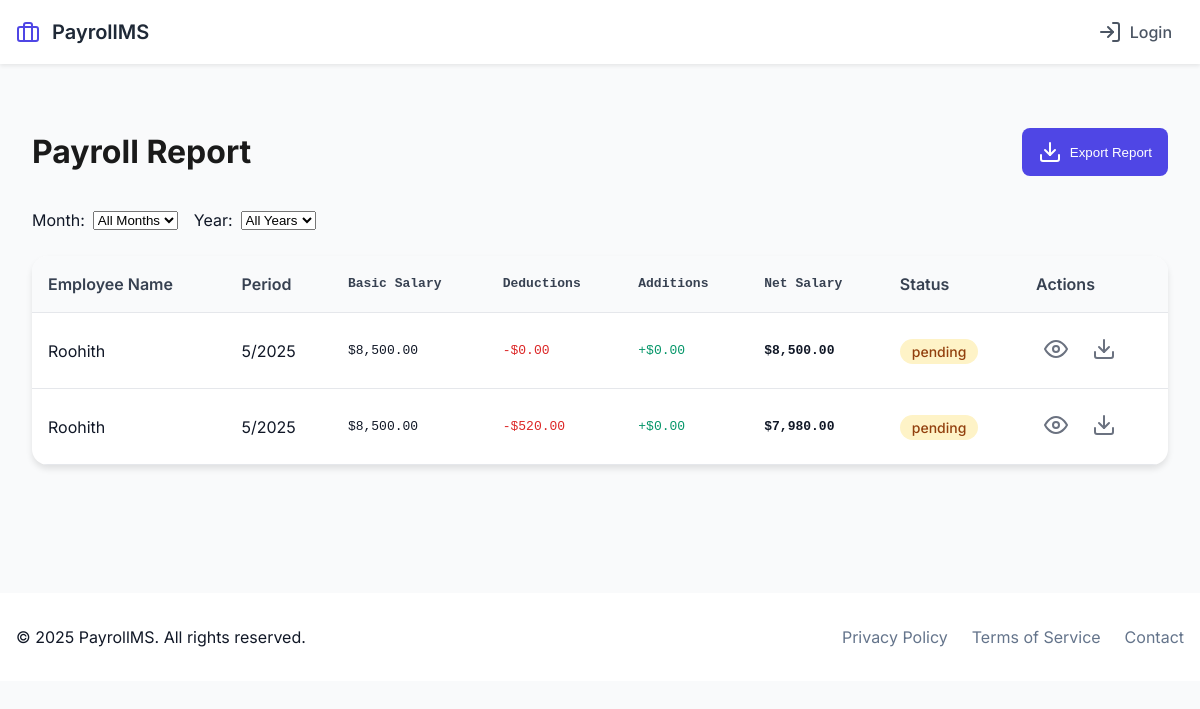
The app's page /payroll/report, older data.
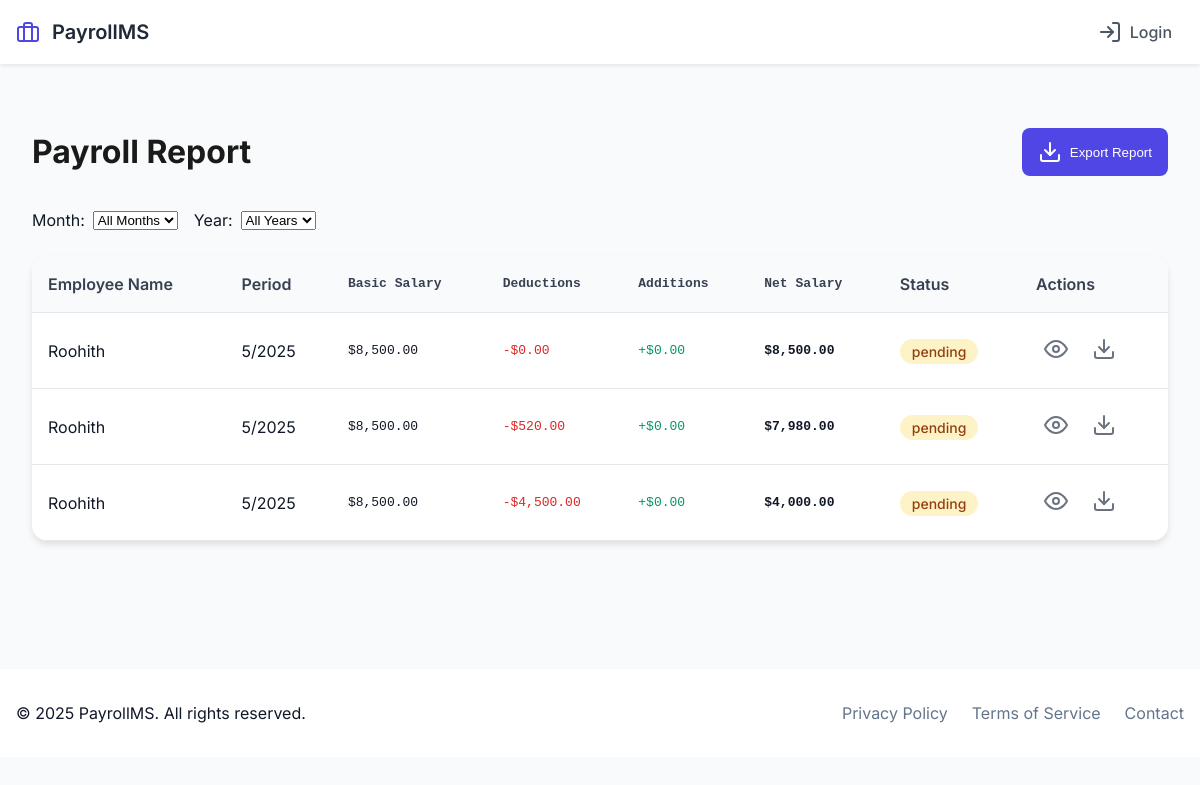
The same page, newer data.
### src/models/payroll.py (models this page shows, shortened)
class Payroll(db.Model):
    id = db.Column(db.Integer, primary_key=True)
    employee_id = db.Column(db.Integer, db.ForeignKey('employee.id'), nullable=False)
    month = db.Column(db.Integer, nullable=False)
    year = db.Column(db.Integer, nullable=False)
    basic_salary = db.Column(db.Float, nullable=False)
    deductions = db.Column(db.Float, default=0.0)
    additions = db.Column(db.Float, default=0.0)
    net_salary = db.Column(db.Float, nullable=False)
    status = db.Column(db.String(20), default='pending')  # pending, processed
    created_at = db.Column(db.DateTime, default=datetime.utcnow)
    employee = db.relationship('Employee', backref=db.backref('payrolls', lazy=True))

### src/models/employee.py (models this page shows, shortened)
class Employee(db.Model):
    __tablename__ = 'employee'
    id: int = db.Column(db.Integer, primary_key=True)
    username: str = db.Column(db.String(80), unique=True, nullable=False)
    password_hash: str = db.Column(db.String(120), nullable=False)
    name: str = db.Column(db.String(100), nullable=False)
    email: str = db.Column(db.String(120), unique=True, nullable=False)
    position: Optional[str] = db.Column(db.String(80))
    salary: float = db.Column(db.Float, nullable=False)
    joining_date: date = db.Column(db.Date, nullable=False)
    role: str = db.Column(db.String(20), default='user')
    base_salary: float = db.Column(db.Float, nullable=False)
    hra: float = db.Column(db.Float, default=0.0)
    da: float = db.Column(db.Float, default=0.0)
    ta: float = db.Column(db.Float, default=0.0)
    pf: float = db.Column(db.Float, default=0.0)
    tax: float = db.Column(db.Float, default=0.0)

### src/routes/payroll.py (the view)
@payroll_bp.route('/report')
def report():
    payrolls = Payroll.query.order_by(Payroll.year.desc(), Payroll.month.desc()).all()
    return render_template('payroll/report.html', payrolls=payrolls)

### src/app.py (called while the page is built)
def create_app():
    app = Flask(__name__)
    app.config.from_object(Config)
    init_app(app)
    from .routes import init_routes
    init_routes(app)
    @app.context_processor
    def utility_processor():
        return {
            'now': datetime.now()
        }
    @app.route('/')
    def home():
        return render_template('home.html')
    return app

### src/templates/payroll/report.html (shortened to what this page needs)
{% extends "base.html" %}
{% block content %}
<div class="payroll-report-container">
    <div class="report-header">
        <h1>Payroll Report</h1>
        <div class="report-actions">
            <button class="btn-export" onclick="exportReport()">
                <i data-feather="download"></i>
                Export Report
            </button>
        </div>
    </div>
    <div class="report-filters">
        <div class="filter-group">
            <label for="month">Month:</label>
            <select id="month" onchange="filterReport()">
                <option value="">All Months</option>
            </select>
        </div>
        <div class="filter-group">
            <label for="year">Year:</label>
            <select id="year" onchange="filterReport()">
                <option value="">All Years</option>
            </select>
        </div>
    </div>
    <div class="report-card">
        <div class="table-responsive">
            <table class="payroll-table">
                <thead>
                    <tr>
                        <th>Employee Name</th>
                        <th>Period</th>
                        <th class="amount">Basic Salary</th>
                        <th class="amount">Deductions</th>
                        <th class="amount">Additions</th>
                        <th class="amount">Net Salary</th>
                        <th>Status</th>
                        <th>Actions</th>
                    </tr>
                </thead>
                <tbody>
                    {% for payroll in payrolls %}
                    <tr>
                        <td>{{ payroll.employee.name }}</td>
                        <td>{{ payroll.month }}/{{ payroll.year }}</td>
                        <td class="amount">${{ "{:,.2f}".format(payroll.basic_salary) }}</td>
                        <td class="amount deduction">-${{ "{:,.2f}".format(payroll.deductions) }}</td>
                        <td class="amount addition">+${{ "{:,.2f}".format(payroll.additions) }}</td>
                        <td class="amount total">${{ "{:,.2f}".format(payroll.net_salary) }}</td>
                        <td>
                            <span class="status-badge {{ payroll.status }}">
                                {{ payroll.status }}
                            </span>
                        </td>
                        <td>
                            <div class="action-buttons">
                                <button class="btn-icon" onclick="viewDetails({{ payroll.id }})">
                                    <i data-feather="eye"></i>
                                </button>
                                <button class="btn-icon" onclick="downloadSlip({{ payroll.id }})">
                                    <i data-feather="download"></i>
                                </button>
                            </div>
                        </td>
                    </tr>
                    {% endfor %}
                </tbody>
            </table>
        </div>
    </div>
</div>
{% endblock %}

### src/templates/base.html (shortened to what this page needs)
<!DOCTYPE html>
<html lang="en">
<head>
</head>
<body>
    <nav class="navbar">
        <div class="container">
            <div class="nav-content">
                <a href="{{ url_for('home') }}" class="nav-brand">
                    <i data-feather="briefcase" class="nav-icon"></i>
                    <span class="nav-title">PayrollMS</span>
                </a>
                <div class="nav-links">
                    {% if session.get('user_id') %}
                        {% if session.get('is_admin') %}
                            <a href="{{ url_for('admin.dashboard') }}" class="nav-link {{ 'active' if request.endpoint == 'admin.dashboard' }}">
                                <i data-feather="grid"></i>
                                <span>Dashboard</span>
                            </a>
                            <a href="{{ url_for('employee.list') }}" class="nav-link {{ 'active' if request.endpoint == 'employee.list' }}">
                                <i data-feather="users"></i>
                                <span>Employees</span>
                            </a>
                            <a href="{{ url_for('leave.list_requests') }}" class="nav-link {{ 'active' if request.endpoint == 'leave.list_requests' }}">
                                <i data-feather="calendar"></i>
                                <span>Leave</span>
                            </a>
                            <a href="{{ url_for('payroll.calculate') }}" class="nav-link {{ 'active' if request.endpoint == 'payroll.calculate' }}">
                                <i data-feather="dollar-sign"></i>
                                <span>Payroll</span>
                            </a>
                        {% else %}
                            <a href="{{ url_for('user.dashboard') }}" class="nav-link {{ 'active' if request.endpoint == 'user.dashboard' }}">
                                <i data-feather="home"></i>
                                <span>Dashboard</span>
                            </a>
                            <a href="{{ url_for('attendance.record') }}" class="nav-link {{ 'active' if request.endpoint == 'attendance.record' }}">
                                <i data-feather="check-circle"></i>
                                <span>Attendance</span>
                            </a>
                            <a href="{{ url_for('leave.request_leave') }}" class="nav-link {{ 'active' if request.endpoint == 'leave.request_leave' }}">
                                <i data-feather="calendar"></i>
                                <span>Leave</span>
                            </a>
                        {% endif %}
                        <div class="profile-dropdown">
                            <button class="dropdown-toggle">
                                <div class="profile-info">
                                    <i data-feather="user" class="profile-avatar"></i>
                                    <span class="profile-name">{{ session.get('user_name', 'User') }}</span>
                                </div>
                                <i data-feather="chevron-down" class="dropdown-arrow"></i>
                            </button>
                            <div class="dropdown-menu">
                                <a href="{{ url_for('user.profile') }}" class="dropdown-item">
                                    <i data-feather="user"></i>
                                    <span>My Profile</span>
                                </a>
                                <a href="{{ url_for('user.settings') }}" class="dropdown-item">
                                    <i data-feather="settings"></i>
                                    <span>Settings</span>
                                </a>
                                <div class="dropdown-divider"></div>
                                <a href="{{ url_for('auth.logout') }}" class="dropdown-item text-danger">
                                    <i data-feather="log-out"></i>
                                    <span>Logout</span>
                                </a>
                            </div>
                        </div>
                    {% else %}
                        <a href="{{ url_for('auth.login') }}" class="nav-link">
                            <i data-feather="log-in"></i>
                            <span>Login</span>
                        </a>
                    {% endif %}
                </div>
            </div>
        </div>
    </nav>
    <main class="main-content">
        <div class="container">
            {% block content %}{% endblock %}
        </div>
    </main>
    <footer class="footer">
        <div class="container">
            <div class="footer-content">
                <p>&copy; {{ now.year }} PayrollMS. All rights reserved.</p>
                <div class="footer-links">
                    <a href="#">Privacy Policy</a>
                    <a href="#">Terms of Service</a>
                    <a href="#">Contact</a>
                </div>
            </div>
        </div>
    </footer>
</body>
</html>

### src/templates/base.html (style rules this page uses)
:root { --primary: #4f46e5; --primary-dark: #4338ca; --secondary: #64748b; --white: #ffffff; --black: #111827; --gray-50: #f9fafb; --gray-100: #f3f4f6; --gray-200: #e5e7eb; }
* { margin: 0; padding: 0; box-sizing: border-box; }
body { font-family: 'Inter', system-ui, sans-serif; background-color: var(--gray-50); color: var(--black); line-height: 1.5; }
.navbar { background-color: white; box-shadow: 0 2px 4px rgba(0,0,0,0.08); position: sticky; top: 0; z-index: 100; padding: 0.75rem 0; }
.container { max-width: 1280px; margin: 0 auto; padding: 0 1rem; }
.nav-content { display: flex; justify-content: space-between; align-items: center; }
.nav-brand { display: flex; align-items: center; gap: 0.75rem; text-decoration: none; }
.nav-icon { color: #4f46e5; width: 24px; height: 24px; }
.nav-title { font-size: 1.25rem; font-weight: 600; color: #1f2937; }
.nav-links { display: flex; align-items: center; gap: 1.5rem; }
.nav-link { display: flex; align-items: center; gap: 0.5rem; padding: 0.5rem 0.75rem; color: #4b5563; text-decoration: none; font-weight: 500; border-radius: 0.375rem; transition: all 0.2s ease; }
.main-content { padding: 2rem 0; }
.footer { background-color: var(--white); padding: 2rem 0; margin-top: 4rem; }
.footer-content { display: flex; justify-content: space-between; align-items: center; }
.footer-links { display: flex; gap: 1.5rem; }
.footer-links a { color: var(--secondary); text-decoration: none; }

### src/templates/payroll/report.html (style rules this page uses)
.payroll-report-container { max-width: 1200px; margin: 2rem auto; padding: 0 1rem; }
.report-header { display: flex; justify-content: space-between; align-items: center; margin-bottom: 2rem; }
.report-header h1 { font-size: 2rem; color: #1a1a1a; }
.report-filters { display: flex; gap: 1rem; margin-bottom: 1.5rem; }
.filter-group { display: flex; align-items: center; gap: 0.5rem; }
.report-card { background: white; border-radius: 1rem; box-shadow: 0 4px 6px rgba(0, 0, 0, 0.1); overflow: hidden; }
.table-responsive { overflow-x: auto; }
.payroll-table { width: 100%; border-collapse: collapse; }
.payroll-table th, .payroll-table td { padding: 1rem; text-align: left; border-bottom: 1px solid #e5e7eb; }
.payroll-table th { background: #f9fafb; font-weight: 600; color: #374151; }
.amount { font-family: monospace; text-align: right; }
.deduction { color: #dc2626; }
.addition { color: #059669; }
.total { font-weight: 600; }
.status-badge { padding: 0.25rem 0.75rem; border-radius: 9999px; font-size: 0.875rem; font-weight: 500; }
.status-badge.pending { background: #fef3c7; color: #92400e; }
.action-buttons { display: flex; gap: 0.5rem; }
.btn-icon { padding: 0.5rem; border: none; background: none; color: #6b7280; cursor: pointer; transition: color 0.2s; }
.btn-export { display: inline-flex; align-items: center; gap: 0.5rem; padding: 0.75rem 1rem; background: #4f46e5; color: white; border: none; border-radius: 0.5rem; font-weight: 500; cursor: pointer; transition: background-color 0.2s; }

Row changes from the older to the newer data that the page shows:
added Payroll: employee.name "Roohith", month "5", year "2025", basic_salary "8,500.00", deductions "4,500.00", additions "0.00", net_salary "4,000.00", status "pending"
